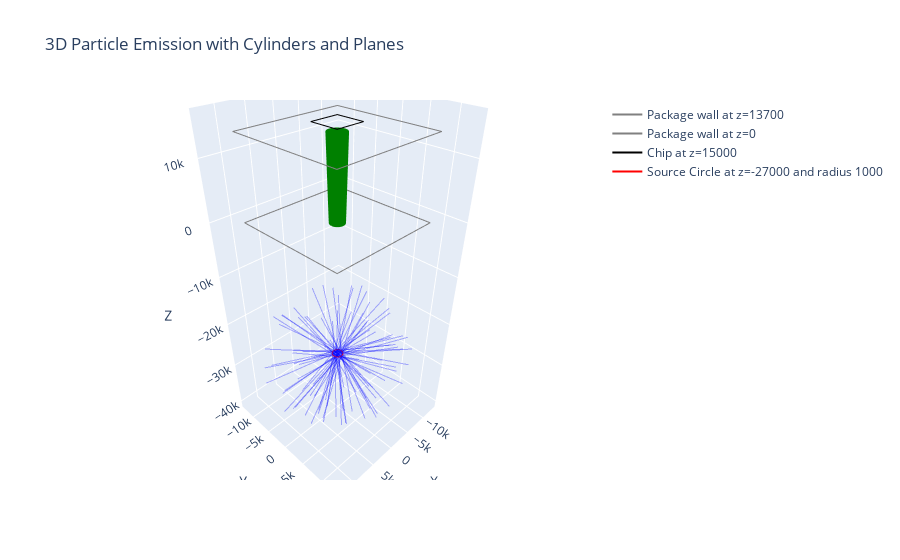

Notebook cell for this chart:
### Markdown cell above
## a) Set cylinder dimensions and coordinates by yourself

### Code cell
radius_lower = 1200
coordinates_lower = [0, 0]
radius_upper = 1500
coordinates_upper = [0, 0]
num_particles = 100                                                                  

############################### Simulation Part #########################################

cylinders = [Cylinder(radius_lower, coordinates_lower, radius_upper, coordinates_upper, 'green', wall_lower, wall_upper)]   
x_paths, y_paths, z_paths = generate_paths(num_particles, circle_radius, source_z, cylinders, chip_z)
 
fig = go.Figure()
plot_simulation(fig, x_paths, y_paths, z_paths, source_z, cylinders, wall_upper, wall_lower, chip_z, plane_size, chip_plane_width, chip_plane_length, circle_radius)
fig.show()

hit_count, _ = count_hits_on_chip(x_paths, y_paths, z_paths, chip_z, chip_plane_width, chip_plane_length)
print(f"Number of particles that hit the chip: {hit_count}")

### Figure 1 — Plotly figure (JSON) as saved in the notebook; plotly's stock layout.template omitted (floating-point values rounded to 4 significant figures)
{"data": [{"line": {"color": "blue", "width": 2}, "mode": "lines", "opacity": 0.3, "showlegend": false, "type": "scatter3d", "x": [114.1, -3274.0], "y": [934.1, 4468.0], "z": [-27000, -14420.0]}, {"line": {"color": "blue", "width": 2}, "mode": "lines", "opacity": 0.3, "showlegend": false, "type": "scatter3d", "x": [670.1, -7122.0], "y": [718.1, -3416.0], "z": [-27000, -16780.0]}, {"line": {"color": "blue", "width": 2}, "mode": "lines", "opacity": 0.3, "showlegend": false, "type": "scatter3d", "x": [-927.2, 1223.0], "y": [-43.81, -5970.0], "z": [-27000, -38940.0]}, {"line": {"color": "blue", "width": 2}, "mode": "lines", "opacity": 0.3, "showlegend": false, "type": "scatter3d", "x": [-15.16, -8561.0], "y": [959.0, -8350.0], "z": [-27000, -22250.0]}, {"line": {"color": "blue", "width": 2}, "mode": "lines", "opacity": 0.3, "showlegend": false, "type": "scatter3d", "x": [-142.5, -8499.0], "y": [876.6, -2055.0], "z": [-27000, -16810.0]}, {"line": {"color": "blue", "width": 2}, "mode": "lines", "opacity": 0.3, "showlegend": false, "type": "scatter3d", "x": [280.3, -10570.0], "y": [-787.3, 7165.0], "z": [-27000, -28180.0]}, {"line": {"color": "blue", "width": 2}, "mode": "lines", "opacity": 0.3, "showlegend": false, "type": "scatter3d", "x": [20.31, -6249.0], "y": [-144.4, 6674.0], "z": [-27000, -17180.0]}, {"line": {"color": "blue", "width": 2}, "mode": "lines", "opacity": 0.3, "showlegend": false, "type": "scatter3d", "x": [-303.7, -7085.0], "y": [758.6, -8396.0], "z": [-27000, -19760.0]}, {"line": {"color": "blue", "width": 2}, "mode": "lines", "opacity": 0.3, "showlegend": false, "type": "scatter3d", "x": [-126.7, 3404.0], "y": [311.5, 12970.0], "z": [-27000, -30070.0]}, {"line": {"color": "blue", "width": 2}, "mode": "lines", "opacity": 0.3, "showlegend": false, "type": "scatter3d", "x": [81.22, 6834.0], "y": [782.2, 5187.0], "z": [-27000, -16170.0]}, {"line": {"color": "blue", "width": 2}, "mode": "lines", "opacity": 0.3, "showlegend": false, "type": "scatter3d", "x": [-190.7, -8775.0], "y": [956.8, -5199.0], "z": [-27000, -35410.0]}, {"line": {"color": "blue", "width": 2}, "mode": "lines", "opacity": 0.3, "showlegend": false, "type": "scatter3d", "x": [95.68, 6303.0], "y": [66.37, -849.6], "z": [-27000, -15050.0]}, {"line": {"color": "blue", "width": 2}, "mode": "lines", "opacity": 0.3, "showlegend": false, "type": "scatter3d", "x": [35.13, -3014.0], "y": [-812.9, 9621.0], "z": [-27000, -18990.0]}, {"line": {"color": "blue", "width": 2}, "mode": "lines", "opacity": 0.3, "showlegend": false, "type": "scatter3d", "x": [463.0, 4399.0], "y": [71.37, 12450.0], "z": [-27000, -23310.0]}, {"line": {"color": "blue", "width": 2}, "mode": "lines", "opacity": 0.3, "showlegend": false, "type": "scatter3d", "x": [125.7, -7919.0], "y": [-457.8, 5522.0], "z": [-27000, -36040.0]}, {"line": {"color": "blue", "width": 2}, "mode": "lines", "opacity": 0.3, "showlegend": false, "type": "scatter3d", "x": [844.2, -8692.0], "y": [-273.0, 7513.0], "z": [-27000, -32540.0]}, {"line": {"color": "blue", "width": 2}, "mode": "lines", "opacity": 0.3, "showlegend": false, "type": "scatter3d", "x": [119.8, 6911.0], "y": [336.6, -6799.0], "z": [-27000, -17770.0]}, {"line": {"color": "blue", "width": 2}, "mode": "lines", "opacity": 0.3, "showlegend": false, "type": "scatter3d", "x": [-526.3, -859.1], "y": [-220.9, -11370.0], "z": [-27000, -34600.0]}, {"line": {"color": "blue", "width": 2}, "mode": "lines", "opacity": 0.3, "showlegend": false, "type": "scatter3d", "x": [627.8, 6068.0], "y": [-190.5, -4419.0], "z": [-27000, -15390.0]}, {"line": {"color": "blue", "width": 2}, "mode": "lines", "opacity": 0.3, "showlegend": false, "type": "scatter3d", "x": [-361.6, -8049.0], "y": [-545.0, 10480.0], "z": [-27000, -28270.0]}, {"line": {"color": "blue", "width": 2}, "mode": "lines", "opacity": 0.3, "showlegend": false, "type": "scatter3d", "x": [-560.2, 11530.0], "y": [805.1, 6289.0], "z": [-27000, -24570.0]}, {"line": {"color": "blue", "width": 2}, "mode": "lines", "opacity": 0.3, "showlegend": false, "type": "scatter3d", "x": [-258.8, 8036.0], "y": [-621.7, -10200.0], "z": [-27000, -31650.0]}, {"line": {"color": "blue", "width": 2}, "mode": "lines", "opacity": 0.3, "showlegend": false, "type": "scatter3d", "x": [-740.8, -2173.0], "y": [-49.21, 11280.0], "z": [-27000, -34190.0]}, {"line": {"color": "blue", "width": 2}, "mode": "lines", "opacity": 0.3, "showlegend": false, "type": "scatter3d", "x": [-849.3, 324.5], "y": [-465.9, 7794.0], "z": [-27000, -16390.0]}, {"line": {"color": "blue", "width": 2}, "mode": "lines", "opacity": 0.3, "showlegend": false, "type": "scatter3d", "x": [-754.2, 9384.0], "y": [31.56, 4061.0], "z": [-27000, -19050.0]}, {"line": {"color": "blue", "width": 2}, "mode": "lines", "opacity": 0.3, "showlegend": false, "type": "scatter3d", "x": [-133.1, -9773.0], "y": [-576.9, 2412.0], "z": [-27000, -18030.0]}, {"line": {"color": "blue", "width": 2}, "mode": "lines", "opacity": 0.3, "showlegend": false, "type": "scatter3d", "x": [-171.3, 8703.0], "y": [-547.5, -5502.0], "z": [-27000, -18120.0]}, {"line": {"color": "blue", "width": 2}, "mode": "lines", "opacity": 0.3, "showlegend": false, "type": "scatter3d", "x": [494.3, 9957.0], "y": [510.7, 8479.0], "z": [-27000, -21590.0]}, {"line": {"color": "blue", "width": 2}, "mode": "lines", "opacity": 0.3, "showlegend": false, "type": "scatter3d", "x": [-369.0, -12960.0], "y": [785.5, -3807.0], "z": [-27000, -28640.0]}, {"line": {"color": "blue", "width": 2}, "mode": "lines", "opacity": 0.3, "showlegend": false, "type": "scatter3d", "x": [4.899, 9070.0], "y": [701.2, -2346.0], "z": [-27000, -36530.0]}, {"line": {"color": "blue", "width": 2}, "mode": "lines", "opacity": 0.3, "showlegend": false, "type": "scatter3d", "x": [-504.9, 7916.0], "y": [749.5, 11300.0], "z": [-27000, -27060.0]}, {"line": {"color": "blue", "width": 2}, "mode": "lines", "opacity": 0.3, "showlegend": false, "type": "scatter3d", "x": [-117.8, 2085.0], "y": [-832.8, -10860.0], "z": [-27000, -35760.0]}, {"line": {"color": "blue", "width": 2}, "mode": "lines", "opacity": 0.3, "showlegend": false, "type": "scatter3d", "x": [264.3, -5899.0], "y": [-169.3, 1396.0], "z": [-27000, -15090.0]}, {"line": {"color": "blue", "width": 2}, "mode": "lines", "opacity": 0.3, "showlegend": false, "type": "scatter3d", "x": [-276.6, 4575.0], "y": [-697.9, -712.1], "z": [-27000, -39600.0]}, {"line": {"color": "blue", "width": 2}, "mode": "lines", "opacity": 0.3, "showlegend": false, "type": "scatter3d", "x": [782.2, -1508.0], "y": [440.9, -12860.0], "z": [-27000, -26530.0]}, {"line": {"color": "blue", "width": 2}, "mode": "lines", "opacity": 0.3, "showlegend": false, "type": "scatter3d", "x": [-70.91, 4580.0], "y": [303.2, 5615.0], "z": [-27000, -38510.0]}, {"line": {"color": "blue", "width": 2}, "mode": "lines", "opacity": 0.3, "showlegend": false, "type": "scatter3d", "x": [776.0, -10930.0], "y": [-161.6, -6891.0], "z": [-27000, -26920.0]}, {"line": {"color": "blue", "width": 2}, "mode": "lines", "opacity": 0.3, "showlegend": false, "type": "scatter3d", "x": [488.1, -6619.0], "y": [335.9, 10640.0], "z": [-27000, -32060.0]}, {"line": {"color": "blue", "width": 2}, "mode": "lines", "opacity": 0.3, "showlegend": false, "type": "scatter3d", "x": [569.2, -3972.0], "y": [-794.2, 1401.0], "z": [-27000, -39520.0]}, {"line": {"color": "blue", "width": 2}, "mode": "lines", "opacity": 0.3, "showlegend": false, "type": "scatter3d", "x": [-559.0, 5955.0], "y": [695.6, -8245.0], "z": [-27000, -19260.0]}, {"line": {"color": "blue", "width": 2}, "mode": "lines", "opacity": 0.3, "showlegend": false, "type": "scatter3d", "x": [140.0, 10390.0], "y": [-934.9, 7682.0], "z": [-27000, -25280.0]}, {"line": {"color": "blue", "width": 2}, "mode": "lines", "opacity": 0.3, "showlegend": false, "type": "scatter3d", "x": [-147.4, 9162.0], "y": [-246.1, -10010.0], "z": [-27000, -26480.0]}, {"line": {"color": "blue", "width": 2}, "mode": "lines", "opacity": 0.3, "showlegend": false, "type": "scatter3d", "x": [39.93, 5400.0], "y": [148.7, 66.74], "z": [-27000, -39390.0]}, {"line": {"color": "blue", "width": 2}, "mode": "lines", "opacity": 0.3, "showlegend": false, "type": "scatter3d", "x": [370.6, -1946.0], "y": [493.8, -5696.0], "z": [-27000, -15230.0]}, {"line": {"color": "blue", "width": 2}, "mode": "lines", "opacity": 0.3, "showlegend": false, "type": "scatter3d", "x": [-157.7, 8558.0], "y": [-188.2, -98.11], "z": [-27000, -37310.0]}, {"line": {"color": "blue", "width": 2}, "mode": "lines", "opacity": 0.3, "showlegend": false, "type": "scatter3d", "x": [606.5, 12650.0], "y": [637.5, 3713.0], "z": [-27000, -21730.0]}, {"line": {"color": "blue", "width": 2}, "mode": "lines", "opacity": 0.3, "showlegend": false, "type": "scatter3d", "x": [41.39, 8993.0], "y": [350.6, 6277.0], "z": [-27000, -18810.0]}, {"line": {"color": "blue", "width": 2}, "mode": "lines", "opacity": 0.3, "showlegend": false, "type": "scatter3d", "x": [-721.1, 12640.0], "y": [190.0, -810.8], "z": [-27000, -28620.0]}, {"line": {"color": "blue", "width": 2}, "mode": "lines", "opacity": 0.3, "showlegend": false, "type": "scatter3d", "x": [308.9, 12400.0], "y": [108.5, -5832.0], "z": [-27000, -26160.0]}, {"line": {"color": "blue", "width": 2}, "mode": "lines", "opacity": 0.3, "showlegend": false, "type": "scatter3d", "x": [-892.3, 12580.0], "y": [437.4, -265.0], "z": [-27000, -27580.0]}, {"line": {"color": "blue", "width": 2}, "mode": "lines", "opacity": 0.3, "showlegend": false, "type": "scatter3d", "x": [774.8, -9082.0], "y": [556.2, 8943.0], "z": [-27000, -23160.0]}, {"line": {"color": "blue", "width": 2}, "mode": "lines", "opacity": 0.3, "showlegend": false, "type": "scatter3d", "x": [407.9, 5446.0], "y": [-264.0, 10700.0], "z": [-27000, -20940.0]}, {"line": {"color": "blue", "width": 2}, "mode": "lines", "opacity": 0.3, "showlegend": false, "type": "scatter3d", "x": [-788.7, 8868.0], "y": [283.6, 4718.0], "z": [-27000, -18670.0]}, {"line": {"color": "blue", "width": 2}, "mode": "lines", "opacity": 0.3, "showlegend": false, "type": "scatter3d", "x": [712.1, -11700.0], "y": [575.4, 5172.0], "z": [-27000, -29660.0]}, {"line": {"color": "blue", "width": 2}, "mode": "lines", "opacity": 0.3, "showlegend": false, "type": "scatter3d", "x": [661.7, 1897.0], "y": [634.2, -11330.0], "z": [-27000, -33130.0]}, {"line": {"color": "blue", "width": 2}, "mode": "lines", "opacity": 0.3, "showlegend": false, "type": "scatter3d", "x": [793.8, 4873.0], "y": [-398.7, -12470.0], "z": [-27000, -22540.0]}, {"line": {"color": "blue", "width": 2}, "mode": "lines", "opacity": 0.3, "showlegend": false, "type": "scatter3d", "x": [315.6, 4048.0], "y": [-42.75, 8968.0], "z": [-27000, -17670.0]}, {"line": {"color": "blue", "width": 2}, "mode": "lines", "opacity": 0.3, "showlegend": false, "type": "scatter3d", "x": [309.6, 2645.0], "y": [7.129, 2692.0], "z": [-27000, -13980.0]}, {"line": {"color": "blue", "width": 2}, "mode": "lines", "opacity": 0.3, "showlegend": false, "type": "scatter3d", "x": [-441.7, -12780.0], "y": [-582.4, 2544.0], "z": [-27000, -31500.0]}, {"line": {"color": "blue", "width": 2}, "mode": "lines", "opacity": 0.3, "showlegend": false, "type": "scatter3d", "x": [783.6, -12330.0], "y": [77.72, -1202.0], "z": [-27000, -29920.0]}, {"line": {"color": "blue", "width": 2}, "mode": "lines", "opacity": 0.3, "showlegend": false, "type": "scatter3d", "x": [-407.0, -12720.0], "y": [315.3, -5200.0], "z": [-27000, -27460.0]}, {"line": {"color": "blue", "width": 2}, "mode": "lines", "opacity": 0.3, "showlegend": false, "type": "scatter3d", "x": [371.8, 6192.0], "y": [870.9, 12720.0], "z": [-27000, -24180.0]}, {"line": {"color": "blue", "width": 2}, "mode": "lines", "opacity": 0.3, "showlegend": false, "type": "scatter3d", "x": [-345.2, -3255.0], "y": [248.1, -12930.0], "z": [-27000, -27420.0]}, {"line": {"color": "blue", "width": 2}, "mode": "lines", "opacity": 0.3, "showlegend": false, "type": "scatter3d", "x": [582.4, -5096.0], "y": [656.1, -9163.0], "z": [-27000, -34320.0]}, {"line": {"color": "blue", "width": 2}, "mode": "lines", "opacity": 0.3, "showlegend": false, "type": "scatter3d", "x": [69.02, -12090.0], "y": [-901.4, 4262.0], "z": [-27000, -29790.0]}, {"line": {"color": "blue", "width": 2}, "mode": "lines", "opacity": 0.3, "showlegend": false, "type": "scatter3d", "x": [333.3, 3802.0], "y": [-31.99, 6151.0], "z": [-27000, -38490.0]}, {"line": {"color": "blue", "width": 2}, "mode": "lines", "opacity": 0.3, "showlegend": false, "type": "scatter3d", "x": [-191.6, 3559.0], "y": [-935.3, 3153.0], "z": [-27000, -39310.0]}, {"line": {"color": "blue", "width": 2}, "mode": "lines", "opacity": 0.3, "showlegend": false, "type": "scatter3d", "x": [306.9, 4459.0], "y": [-683.2, 3361.0], "z": [-27000, -14810.0]}, {"line": {"color": "blue", "width": 2}, "mode": "lines", "opacity": 0.3, "showlegend": false, "type": "scatter3d", "x": [-333.1, 10620.0], "y": [877.6, 3998.0], "z": [-27000, -34250.0]}, {"line": {"color": "blue", "width": 2}, "mode": "lines", "opacity": 0.3, "showlegend": false, "type": "scatter3d", "x": [-123.9, -4454.0], "y": [-502.7, 6298.0], "z": [-27000, -37830.0]}, {"line": {"color": "blue", "width": 2}, "mode": "lines", "opacity": 0.3, "showlegend": false, "type": "scatter3d", "x": [434.8, 12990.0], "y": [-452.2, -5001.0], "z": [-27000, -28960.0]}, {"line": {"color": "blue", "width": 2}, "mode": "lines", "opacity": 0.3, "showlegend": false, "type": "scatter3d", "x": [621.5, -8840.0], "y": [234.6, -2424.0], "z": [-27000, -36250.0]}, {"line": {"color": "blue", "width": 2}, "mode": "lines", "opacity": 0.3, "showlegend": false, "type": "scatter3d", "x": [-153.3, -8879.0], "y": [239.0, 10340.0], "z": [-27000, -24980.0]}, {"line": {"color": "blue", "width": 2}, "mode": "lines", "opacity": 0.3, "showlegend": false, "type": "scatter3d", "x": [887.0, 3204.0], "y": [457.6, 5431.0], "z": [-27000, -39330.0]}, {"line": {"color": "blue", "width": 2}, "mode": "lines", "opacity": 0.3, "showlegend": false, "type": "scatter3d", "x": [-214.2, 10200.0], "y": [-765.3, 7825.0], "z": [-27000, -26840.0]}, {"line": {"color": "blue", "width": 2}, "mode": "lines", "opacity": 0.3, "showlegend": false, "type": "scatter3d", "x": [-306.5, 3955.0], "y": [872.3, 13240.0], "z": [-27000, -30340.0]}, {"line": {"color": "blue", "width": 2}, "mode": "lines", "opacity": 0.3, "showlegend": false, "type": "scatter3d", "x": [-130.5, 11290.0], "y": [938.7, 7913.0], "z": [-27000, -28810.0]}, {"line": {"color": "blue", "width": 2}, "mode": "lines", "opacity": 0.3, "showlegend": false, "type": "scatter3d", "x": [789.8, -10240.0], "y": [-439.2, 3345.0], "z": [-27000, -20190.0]}, {"line": {"color": "blue", "width": 2}, "mode": "lines", "opacity": 0.3, "showlegend": false, "type": "scatter3d", "x": [-4.443, 5226.0], "y": [378.4, 12820.0], "z": [-27000, -27370.0]}, {"line": {"color": "blue", "width": 2}, "mode": "lines", "opacity": 0.3, "showlegend": false, "type": "scatter3d", "x": [203.3, 3510.0], "y": [-956.3, 11060.0], "z": [-27000, -21810.0]}, {"line": {"color": "blue", "width": 2}, "mode": "lines", "opacity": 0.3, "showlegend": false, "type": "scatter3d", "x": [309.6, -234.2], "y": [945.4, 13240.0], "z": [-27000, -21450.0]}, {"line": {"color": "blue", "width": 2}, "mode": "lines", "opacity": 0.3, "showlegend": false, "type": "scatter3d", "x": [575.5, -12620.0], "y": [428.6, 2939.0], "z": [-27000, -28340.0]}, {"line": {"color": "blue", "width": 2}, "mode": "lines", "opacity": 0.3, "showlegend": false, "type": "scatter3d", "x": [238.5, 9684.0], "y": [876.4, -2142.0], "z": [-27000, -36160.0]}, {"line": {"color": "blue", "width": 2}, "mode": "lines", "opacity": 0.3, "showlegend": false, "type": "scatter3d", "x": [-149.6, 11320.0], "y": [285.3, 2581.0], "z": [-27000, -20260.0]}, {"line": {"color": "blue", "width": 2}, "mode": "lines", "opacity": 0.3, "showlegend": false, "type": "scatter3d", "x": [-142.6, -6378.0], "y": [-353.4, 9776.0], "z": [-27000, -20620.0]}, {"line": {"color": "blue", "width": 2}, "mode": "lines", "opacity": 0.3, "showlegend": false, "type": "scatter3d", "x": [-857.3, -13170.0], "y": [369.6, -4476.0], "z": [-27000, -29680.0]}, {"line": {"color": "blue", "width": 2}, "mode": "lines", "opacity": 0.3, "showlegend": false, "type": "scatter3d", "x": [810.1, 12570.0], "y": [198.7, -908.9], "z": [-27000, -33540.0]}, {"line": {"color": "blue", "width": 2}, "mode": "lines", "opacity": 0.3, "showlegend": false, "type": "scatter3d", "x": [-127.2, 5946.0], "y": [656.1, 12430.0], "z": [-27000, -29580.0]}, {"line": {"color": "blue", "width": 2}, "mode": "lines", "opacity": 0.3, "showlegend": false, "type": "scatter3d", "x": [-426.0, 468.8], "y": [-25.69, -5887.0], "z": [-27000, -14870.0]}, {"line": {"color": "blue", "width": 2}, "mode": "lines", "opacity": 0.3, "showlegend": false, "type": "scatter3d", "x": [533.4, 11280.0], "y": [268.6, 7988.0], "z": [-27000, -29680.0]}, {"line": {"color": "blue", "width": 2}, "mode": "lines", "opacity": 0.3, "showlegend": false, "type": "scatter3d", "x": [-438.9, 11730.0], "y": [30.41, 5490.0], "z": [-27000, -24940.0]}, {"line": {"color": "blue", "width": 2}, "mode": "lines", "opacity": 0.3, "showlegend": false, "type": "scatter3d", "x": [-92.89, -3388.0], "y": [-316.8, -1544.0], "z": [-27000, -40030.0]}, {"line": {"color": "blue", "width": 2}, "mode": "lines", "opacity": 0.3, "showlegend": false, "type": "scatter3d", "x": [-709.1, 5087.0], "y": [-117.7, 1306.0], "z": [-27000, -14890.0]}, {"line": {"color": "blue", "width": 2}, "mode": "lines", "opacity": 0.3, "showlegend": false, "type": "scatter3d", "x": [261.3, -4733.0], "y": [-885.1, -4050.0], "z": [-27000, -39140.0]}, {"line": {"color": "blue", "width": 2}, "mode": "lines", "opacity": 0.3, "showlegend": false, "type": "scatter3d", "x": [477.0, 9562.0], "y": [872.8, 10810.0], "z": [-27000, -26060.0]}, {"line": {"color": "blue", "width": 2}, "mode": "lines", "opacity": 0.3, "showlegend": false, "type": "scatter3d", "x": [81.74, 12290.0], "y": [-855.0, 4234.0], "z": [-27000, -24280.0]}, {"line": {"color": "blue", "width": 2}, "mode": "lines", "opacity": 0.3, "showlegend": false, "type": "scatter3d", "x": [-109.7, 911.1], "y": [-497.8, 11280.0], "z": [-27000, -20470.0]}, {"line": {"color": "blue", "width": 2}, "mode": "lines", "opacity": 0.3, "showlegend": false, "type": "scatter3d", "x": [-623.0, -6511.0], "y": [41.02, 2582.0], "z": [-27000, -38880.0]}, {"line": {"color": "blue", "width": 2}, "mode": "lines", "opacity": 0.3, "showlegend": false, "type": "scatter3d", "x": [-111.7, 678.1], "y": [-889.6, -12460.0], "z": [-27000, -33910.0]}, {"line": {"color": "blue", "width": 2}, "mode": "lines", "opacity": 0.3, "showlegend": false, "type": "scatter3d", "x": [892.3, -8914.0], "y": [-284.1, -4674.0], "z": [-27000, -18830.0]}, {"line": {"color": "grey", "width": 2}, "mode": "lines", "name": "Package wall at z=13700", "type": "scatter3d", "x": [-10000, 10000, 10000, -10000, -10000], "y": [-10000, -10000, 10000, 10000, -10000], "z": [13700, 13700, 13700, 13700, 13700]}, {"line": {"color": "grey", "width": 2}, "mode": "lines", "name": "Package wall at z=0", "type": "scatter3d", "x": [-10000, 10000, 10000, -10000, -10000], "y": [-10000, -10000, 10000, 10000, -10000], "z": [0, 0, 0, 0, 0]}, {"line": {"color": "black", "width": 2}, "mode": "lines", "name": "Chip at z=15000", "type": "scatter3d", "x": [-2500, 2500, 2500, -2500, -2500], "y": [-2500, -2500, 2500, 2500, -2500], "z": [15000, 15000, 15000, 15000, 15000]}, {"line": {"color": "red", "width": 2}, "mode": "lines", "name": "Source Circle at z=-27000 and radius 1000", "type": "scatter3d", "x": [1000, 998.0, 992.0, 981.9, 967.9, 950.1, 928.4, 902.9, 873.8, 841.3, 805.3, 766.0, 723.7, 678.5, 630.6, 580.1, 527.2, 472.3, 415.4, 356.9, 296.9, 235.8, 173.6, 110.8, 47.58, -15.87, -79.25, -142.3, -204.8, -266.5, -327.1, -386.3, -444.1, -500.0, -553.9, -605.6, -654.9, -701.5, -745.3, -786.1, -823.7, -858.0, -888.8, -916.1, -939.7, -959.5, -975.4, -987.4, -995.5, -999.5, -999.5, -995.5, -987.4, -975.4, -959.5, -939.7, -916.1, -888.8, -858.0, -823.7, -786.1, -745.3, -701.5, -654.9, -605.6, -553.9, -500.0, -444.1, -386.3, -327.1, -266.5, -204.8, -142.3, -79.25, -15.87, 47.58, 110.8, 173.6, 235.8, 296.9, 356.9, 415.4, 472.3, 527.2, 580.1, 630.6, 678.5, 723.7, 766.0, 805.3, 841.3, 873.8, 902.9, 928.4, 950.1, 967.9, 981.9, 992.0, 998.0, 1000], "y": [0, 63.42, 126.6, 189.3, 251.1, 312.0, 371.7, 429.8, 486.2, 540.6, 592.9, 642.8, 690.1, 734.6, 776.1, 814.6, 849.7, 881.5, 909.6, 934.1, 954.9, 971.8, 984.8, 993.8, 998.9, 999.9, 996.9, 989.8, 978.8, 963.8, 945.0, 922.4, 896.0, 866.0, 832.6, 795.8, 755.7, 712.7, 666.8, 618.2, 567.1, 513.7, 458.2, 400.9, 342.0, 281.7, 220.3, 158.0, 95.06, 31.73, -31.73, -95.06, -158.0, -220.3, -281.7, -342.0, -400.9, -458.2, -513.7, -567.1, -618.2, -666.8, -712.7, -755.7, -795.8, -832.6, -866.0, -896.0, -922.4, -945.0, -963.8, -978.8, -989.8, -996.9, -999.9, -998.9, -993.8, -984.8, -971.8, -954.9, -934.1, -909.6, -881.5, -849.7, -814.6, -776.1, -734.6, -690.1, -642.8, -592.9, -540.6, -486.2, -429.8, -371.7, -312.0, -251.1, -189.3, -126.6, -63.42, -2.449e-13], "z": [-27000, -27000, -27000, -27000, -27000, -27000, -27000, -27000, -27000, -27000, -27000, -27000, -27000, -27000, -27000, -27000, -27000, -27000, -27000, -27000, -27000, -27000, -27000, -27000, -27000, -27000, -27000, -27000, -27000, -27000, -27000, -27000, -27000, -27000, -27000, -27000, -27000, -27000, -27000, -27000, -27000, -27000, -27000, -27000, -27000, -27000, -27000, -27000, -27000, -27000, -27000, -27000, -27000, -27000, -27000, -27000, -27000, -27000, -27000, -27000, -27000, -27000, -27000, -27000, -27000, -27000, -27000, -27000, -27000, -27000, -27000, -27000, -27000, -27000, -27000, -27000, -27000, -27000, -27000, -27000, -27000, -27000, -27000, -27000, -27000, -27000, -27000, -27000, -27000, -27000, -27000, -27000, -27000, -27000, -27000, -27000, -27000, -27000, -27000, -27000]}, {"line": {"color": "green", "width": 3}, "mode": "lines", "showlegend": false, "type": "scatter3d", "x": [1200, 1190.0, 1161.0, 1112.0, 1046.0, 961.7, 862.0, 748.2, 622.1, 485.7, 341.4, 191.5, 38.46, -115.2, -267.0, -414.4, -555.0, -686.5, -806.8, -913.7, -1006.0, -1081.0, -1139.0, -1178.0, -1198.0, -1198.0, -1178.0, -1139.0, -1081.0, -1006.0, -913.7, -806.8, -686.5, -555.0, -414.4, -267.0, -115.2, 38.46, 191.5, 341.4, 485.7, 622.1, 748.2, 862.0, 961.7, 1046.0, 1112.0, 1161.0, 1190.0, 1200], "y": [0, 153.5, 304.4, 450.3, 588.9, 717.7, 834.8, 938.2, 1026.0, 1097.0, 1150.0, 1185.0, 1199.0, 1194.0, 1170.0, 1126.0, 1064.0, 984.2, 888.3, 777.9, 654.6, 520.7, 378.1, 229.4, 76.88, -76.88, -229.4, -378.1, -520.7, -654.6, -777.9, -888.3, -984.2, -1064.0, -1126.0, -1170.0, -1194.0, -1199.0, -1185.0, -1150.0, -1097.0, -1026.0, -938.2, -834.8, -717.7, -588.9, -450.3, -304.4, -153.5, -2.939e-13], "z": [0, 0, 0, 0, 0, 0, 0, 0, 0, 0, 0, 0, 0, 0, 0, 0, 0, 0, 0, 0, 0, 0, 0, 0, 0, 0, 0, 0, 0, 0, 0, 0, 0, 0, 0, 0, 0, 0, 0, 0, 0, 0, 0, 0, 0, 0, 0, 0, 0, 0]}, {"line": {"color": "green", "width": 3}, "mode": "lines", "showlegend": false, "type": "scatter3d", "x": [1500, 1488.0, 1451.0, 1390.0, 1307.0, 1202.0, 1078.0, 935.2, 777.6, 607.2, 426.8, 239.4, 48.08, -144.0, -333.8, -518.0, -693.8, -858.2, -1008.0, -1142.0, -1257.0, -1351.0, -1424.0, -1472.0, -1497.0, -1497.0, -1472.0, -1424.0, -1351.0, -1257.0, -1142.0, -1008.0, -858.2, -693.8, -518.0, -333.8, -144.0, 48.08, 239.4, 426.8, 607.2, 777.6, 935.2, 1078.0, 1202.0, 1307.0, 1390.0, 1451.0, 1488.0, 1500], "y": [0, 191.8, 380.5, 562.9, 736.1, 897.2, 1044.0, 1173.0, 1283.0, 1372.0, 1438.0, 1481.0, 1499.0, 1493.0, 1462.0, 1408.0, 1330.0, 1230.0, 1110.0, 972.3, 818.3, 650.8, 472.7, 286.7, 96.11, -96.11, -286.7, -472.7, -650.8, -818.3, -972.3, -1110.0, -1230.0, -1330.0, -1408.0, -1462.0, -1493.0, -1499.0, -1481.0, -1438.0, -1372.0, -1283.0, -1173.0, -1044.0, -897.2, -736.1, -562.9, -380.5, -191.8, -3.674e-13], "z": [13700, 13700, 13700, 13700, 13700, 13700, 13700, 13700, 13700, 13700, 13700, 13700, 13700, 13700, 13700, 13700, 13700, 13700, 13700, 13700, 13700, 13700, 13700, 13700, 13700, 13700, 13700, 13700, 13700, 13700, 13700, 13700, 13700, 13700, 13700, 13700, 13700, 13700, 13700, 13700, 13700, 13700, 13700, 13700, 13700, 13700, 13700, 13700, 13700, 13700]}, {"line": {"color": "green", "width": 3}, "mode": "lines", "showlegend": false, "type": "scatter3d", "x": [1200, 1500], "y": [0, 0], "z": [0, 13700]}, {"line": {"color": "green", "width": 3}, "mode": "lines", "showlegend": false, "type": "scatter3d", "x": [1190.0, 1488.0], "y": [153.5, 191.8], "z": [0, 13700]}, {"line": {"color": "green", "width": 3}, "mode": "lines", "showlegend": false, "type": "scatter3d", "x": [1161.0, 1451.0], "y": [304.4, 380.5], "z": [0, 13700]}, {"line": {"color": "green", "width": 3}, "mode": "lines", "showlegend": false, "type": "scatter3d", "x": [1112.0, 1390.0], "y": [450.3, 562.9], "z": [0, 13700]}, {"line": {"color": "green", "width": 3}, "mode": "lines", "showlegend": false, "type": "scatter3d", "x": [1046.0, 1307.0], "y": [588.9, 736.1], "z": [0, 13700]}, {"line": {"color": "green", "width": 3}, "mode": "lines", "showlegend": false, "type": "scatter3d", "x": [961.7, 1202.0], "y": [717.7, 897.2], "z": [0, 13700]}, {"line": {"color": "green", "width": 3}, "mode": "lines", "showlegend": false, "type": "scatter3d", "x": [862.0, 1078.0], "y": [834.8, 1044.0], "z": [0, 13700]}, {"line": {"color": "green", "width": 3}, "mode": "lines", "showlegend": false, "type": "scatter3d", "x": [748.2, 935.2], "y": [938.2, 1173.0], "z": [0, 13700]}, {"line": {"color": "green", "width": 3}, "mode": "lines", "showlegend": false, "type": "scatter3d", "x": [622.1, 777.6], "y": [1026.0, 1283.0], "z": [0, 13700]}, {"line": {"color": "green", "width": 3}, "mode": "lines", "showlegend": false, "type": "scatter3d", "x": [485.7, 607.2], "y": [1097.0, 1372.0], "z": [0, 13700]}, {"line": {"color": "green", "width": 3}, "mode": "lines", "showlegend": false, "type": "scatter3d", "x": [341.4, 426.8], "y": [1150.0, 1438.0], "z": [0, 13700]}, {"line": {"color": "green", "width": 3}, "mode": "lines", "showlegend": false, "type": "scatter3d", "x": [191.5, 239.4], "y": [1185.0, 1481.0], "z": [0, 13700]}, {"line": {"color": "green", "width": 3}, "mode": "lines", "showlegend": false, "type": "scatter3d", "x": [38.46, 48.08], "y": [1199.0, 1499.0], "z": [0, 13700]}, {"line": {"color": "green", "width": 3}, "mode": "lines", "showlegend": false, "type": "scatter3d", "x": [-115.2, -144.0], "y": [1194.0, 1493.0], "z": [0, 13700]}, {"line": {"color": "green", "width": 3}, "mode": "lines", "showlegend": false, "type": "scatter3d", "x": [-267.0, -333.8], "y": [1170.0, 1462.0], "z": [0, 13700]}, {"line": {"color": "green", "width": 3}, "mode": "lines", "showlegend": false, "type": "scatter3d", "x": [-414.4, -518.0], "y": [1126.0, 1408.0], "z": [0, 13700]}, {"line": {"color": "green", "width": 3}, "mode": "lines", "showlegend": false, "type": "scatter3d", "x": [-555.0, -693.8], "y": [1064.0, 1330.0], "z": [0, 13700]}, {"line": {"color": "green", "width": 3}, "mode": "lines", "showlegend": false, "type": "scatter3d", "x": [-686.5, -858.2], "y": [984.2, 1230.0], "z": [0, 13700]}, {"line": {"color": "green", "width": 3}, "mode": "lines", "showlegend": false, "type": "scatter3d", "x": [-806.8, -1008.0], "y": [888.3, 1110.0], "z": [0, 13700]}, {"line": {"color": "green", "width": 3}, "mode": "lines", "showlegend": false, "type": "scatter3d", "x": [-913.7, -1142.0], "y": [777.9, 972.3], "z": [0, 13700]}, {"line": {"color": "green", "width": 3}, "mode": "lines", "showlegend": false, "type": "scatter3d", "x": [-1006.0, -1257.0], "y": [654.6, 818.3], "z": [0, 13700]}, {"line": {"color": "green", "width": 3}, "mode": "lines", "showlegend": false, "type": "scatter3d", "x": [-1081.0, -1351.0], "y": [520.7, 650.8], "z": [0, 13700]}, {"line": {"color": "green", "width": 3}, "mode": "lines", "showlegend": false, "type": "scatter3d", "x": [-1139.0, -1424.0], "y": [378.1, 472.7], "z": [0, 13700]}, {"line": {"color": "green", "width": 3}, "mode": "lines", "showlegend": false, "type": "scatter3d", "x": [-1178.0, -1472.0], "y": [229.4, 286.7], "z": [0, 13700]}, {"line": {"color": "green", "width": 3}, "mode": "lines", "showlegend": false, "type": "scatter3d", "x": [-1198.0, -1497.0], "y": [76.88, 96.11], "z": [0, 13700]}, {"line": {"color": "green", "width": 3}, "mode": "lines", "showlegend": false, "type": "scatter3d", "x": [-1198.0, -1497.0], "y": [-76.88, -96.11], "z": [0, 13700]}, {"line": {"color": "green", "width": 3}, "mode": "lines", "showlegend": false, "type": "scatter3d", "x": [-1178.0, -1472.0], "y": [-229.4, -286.7], "z": [0, 13700]}, {"line": {"color": "green", "width": 3}, "mode": "lines", "showlegend": false, "type": "scatter3d", "x": [-1139.0, -1424.0], "y": [-378.1, -472.7], "z": [0, 13700]}, {"line": {"color": "green", "width": 3}, "mode": "lines", "showlegend": false, "type": "scatter3d", "x": [-1081.0, -1351.0], "y": [-520.7, -650.8], "z": [0, 13700]}, {"line": {"color": "green", "width": 3}, "mode": "lines", "showlegend": false, "type": "scatter3d", "x": [-1006.0, -1257.0], "y": [-654.6, -818.3], "z": [0, 13700]}, {"line": {"color": "green", "width": 3}, "mode": "lines", "showlegend": false, "type": "scatter3d", "x": [-913.7, -1142.0], "y": [-777.9, -972.3], "z": [0, 13700]}, {"line": {"color": "green", "width": 3}, "mode": "lines", "showlegend": false, "type": "scatter3d", "x": [-806.8, -1008.0], "y": [-888.3, -1110.0], "z": [0, 13700]}, {"line": {"color": "green", "width": 3}, "mode": "lines", "showlegend": false, "type": "scatter3d", "x": [-686.5, -858.2], "y": [-984.2, -1230.0], "z": [0, 13700]}, {"line": {"color": "green", "width": 3}, "mode": "lines", "showlegend": false, "type": "scatter3d", "x": [-555.0, -693.8], "y": [-1064.0, -1330.0], "z": [0, 13700]}, {"line": {"color": "green", "width": 3}, "mode": "lines", "showlegend": false, "type": "scatter3d", "x": [-414.4, -518.0], "y": [-1126.0, -1408.0], "z": [0, 13700]}, {"line": {"color": "green", "width": 3}, "mode": "lines", "showlegend": false, "type": "scatter3d", "x": [-267.0, -333.8], "y": [-1170.0, -1462.0], "z": [0, 13700]}, {"line": {"color": "green", "width": 3}, "mode": "lines", "showlegend": false, "type": "scatter3d", "x": [-115.2, -144.0], "y": [-1194.0, -1493.0], "z": [0, 13700]}, {"line": {"color": "green", "width": 3}, "mode": "lines", "showlegend": false, "type": "scatter3d", "x": [38.46, 48.08], "y": [-1199.0, -1499.0], "z": [0, 13700]}, {"line": {"color": "green", "width": 3}, "mode": "lines", "showlegend": false, "type": "scatter3d", "x": [191.5, 239.4], "y": [-1185.0, -1481.0], "z": [0, 13700]}, {"line": {"color": "green", "width": 3}, "mode": "lines", "showlegend": false, "type": "scatter3d", "x": [341.4, 426.8], "y": [-1150.0, -1438.0], "z": [0, 13700]}, {"line": {"color": "green", "width": 3}, "mode": "lines", "showlegend": false, "type": "scatter3d", "x": [485.7, 607.2], "y": [-1097.0, -1372.0], "z": [0, 13700]}, {"line": {"color": "green", "width": 3}, "mode": "lines", "showlegend": false, "type": "scatter3d", "x": [622.1, 777.6], "y": [-1026.0, -1283.0], "z": [0, 13700]}, {"line": {"color": "green", "width": 3}, "mode": "lines", "showlegend": false, "type": "scatter3d", "x": [748.2, 935.2], "y": [-938.2, -1173.0], "z": [0, 13700]}, {"line": {"color": "green", "width": 3}, "mode": "lines", "showlegend": false, "type": "scatter3d", "x": [862.0, 1078.0], "y": [-834.8, -1044.0], "z": [0, 13700]}, {"line": {"color": "green", "width": 3}, "mode": "lines", "showlegend": false, "type": "scatter3d", "x": [961.7, 1202.0], "y": [-717.7, -897.2], "z": [0, 13700]}, {"line": {"color": "green", "width": 3}, "mode": "lines", "showlegend": false, "type": "scatter3d", "x": [1046.0, 1307.0], "y": [-588.9, -736.1], "z": [0, 13700]}, {"line": {"color": "green", "width": 3}, "mode": "lines", "showlegend": false, "type": "scatter3d", "x": [1112.0, 1390.0], "y": [-450.3, -562.9], "z": [0, 13700]}, {"line": {"color": "green", "width": 3}, "mode": "lines", "showlegend": false, "type": "scatter3d", "x": [1161.0, 1451.0], "y": [-304.4, -380.5], "z": [0, 13700]}, {"line": {"color": "green", "width": 3}, "mode": "lines", "showlegend": false, "type": "scatter3d", "x": [1190.0, 1488.0], "y": [-153.5, -191.8], "z": [0, 13700]}, {"line": {"color": "green", "width": 3}, "mode": "lines", "showlegend": false, "type": "scatter3d", "x": [1200, 1500], "y": [-2.939e-13, -3.674e-13], "z": [0, 13700]}], "layout": {"scene": {"xaxis": {"title": {"text": "X"}}, "yaxis": {"title": {"text": "Y"}}, "zaxis": {"title": {"text": "Z"}}}, "showlegend": true, "title": {"text": "3D Particle Emission with Cylinders and Planes"}}}
